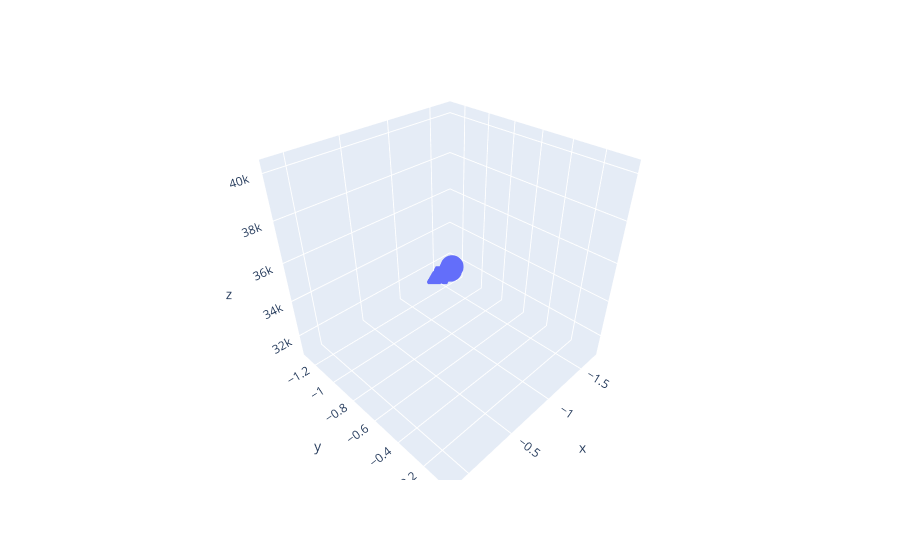

The notebook cell saved with this chart:
### Markdown cell above
### test data predictions

### Code cell
fig = px.scatter_3d(x=X_test[:, 0], y=X_test[:, 1], z=y_pred)

fig.show()

### Figure 1 — Plotly figure (JSON) as saved in the notebook; plotly's stock layout.template omitted (floating-point values rounded to 4 significant figures)
{"data": [{"hovertemplate": "x=%{x}<br>y=%{y}<br>z=%{z}<extra></extra>", "legendgroup": "", "marker": {"color": "#636efa", "symbol": "circle"}, "mode": "markers", "name": "", "scene": "scene", "showlegend": false, "type": "scatter3d", "x": [-1.499, -1.704, 0.1381, -0.9873], "y": [-1.294, -1.294, -0.04975, -0.796], "z": [31090.0, 31300.0, 40250.0, 34900.0]}], "layout": {"legend": {"tracegroupgap": 0}, "margin": {"t": 60}, "scene": {"domain": {"x": [0, 1], "y": [0, 1]}, "xaxis": {"title": {"text": "x"}}, "yaxis": {"title": {"text": "y"}}, "zaxis": {"title": {"text": "z"}}}}}
